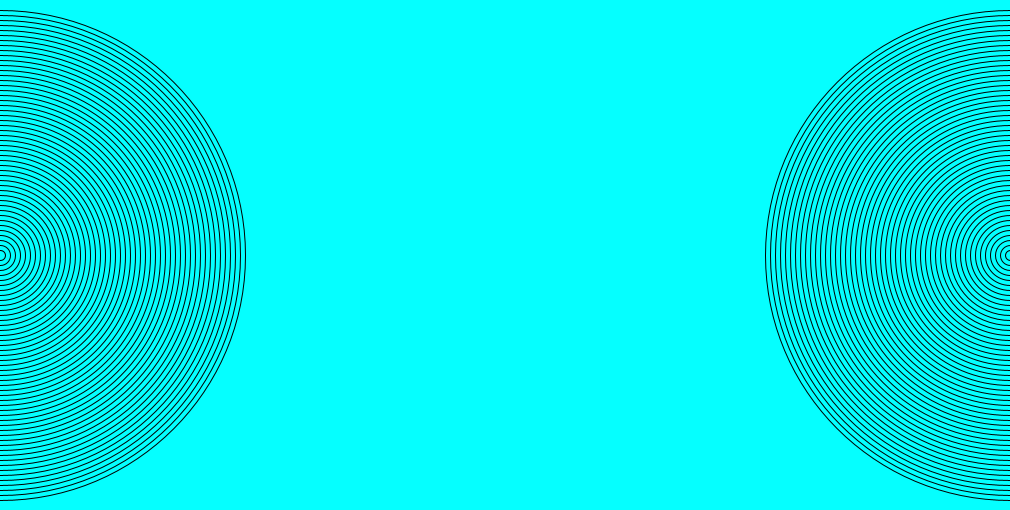
Frame 1 (no input)
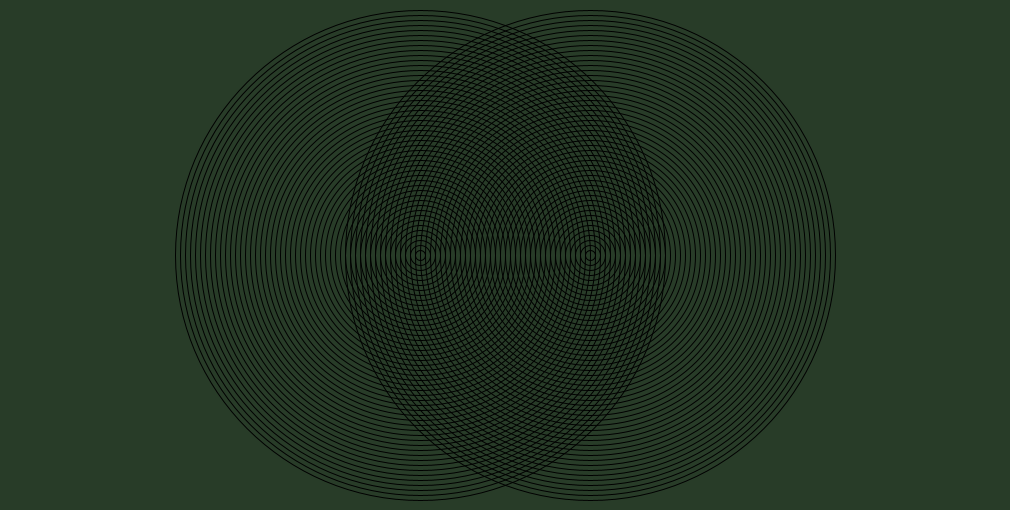
Frame 60 (the mouse pressed at the canvas centre just before this capture)
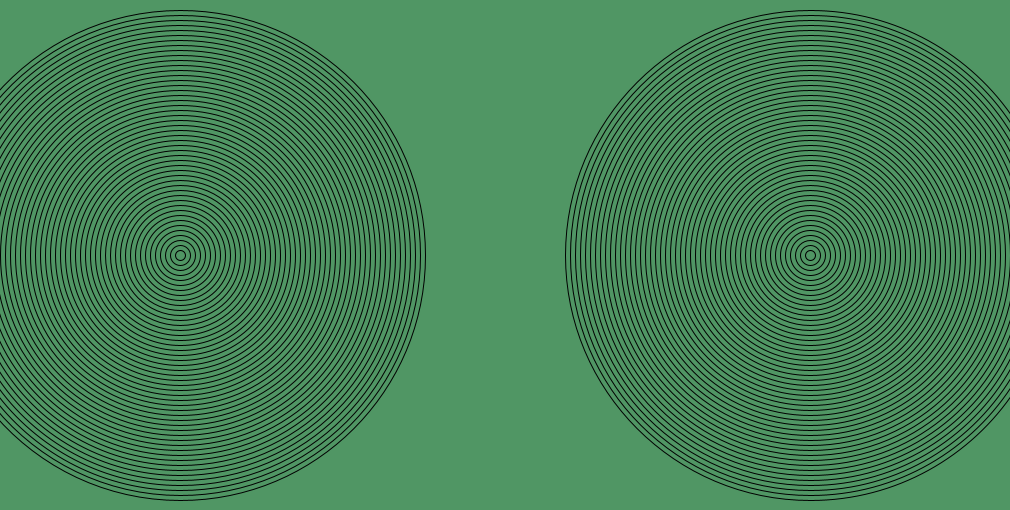
Frame 120 (the mouse held since frame 60 and released just before this capture)

The Processing sketch that drew these frames (run headless with seeded random() and noise(); from frame 60 on, the mouse is pressed at the canvas centre):

// Processing sketch: amazing_bullseye
// ── amazing_bullseye.pde
int s= 1;
int x1=1010;
int x2=0;
int c=5;
int co=255;
int col=500;
void draw(){
  background(c, co, col);
for(int i=10; i<500;  i=i+10){
  noFill();
  ellipse(x1, 255, i, i);
}
for(int i=10; i<500;  i=i+10){
  noFill();
  ellipse(x2, 255, i, i);
}
x1=x1 -10*s;
//if x1 = 0 then x1= x1+10
if(x1 == 0){
  s= -1;
}
if(x1 == 1010){
  s= 1;
}
x2=x2 +10*s; 
//if x2 is touches edge -10
if(c < 255){
c= c+5;
}
else{
  c = 0;
}
if(co<255){
co= co+15;
}
else{
 co = 0; 
}
if(col<255){
col= col+10;
}
else{
 col = 0; 
}
}

void setup(){
   size(1010,510); 
}
